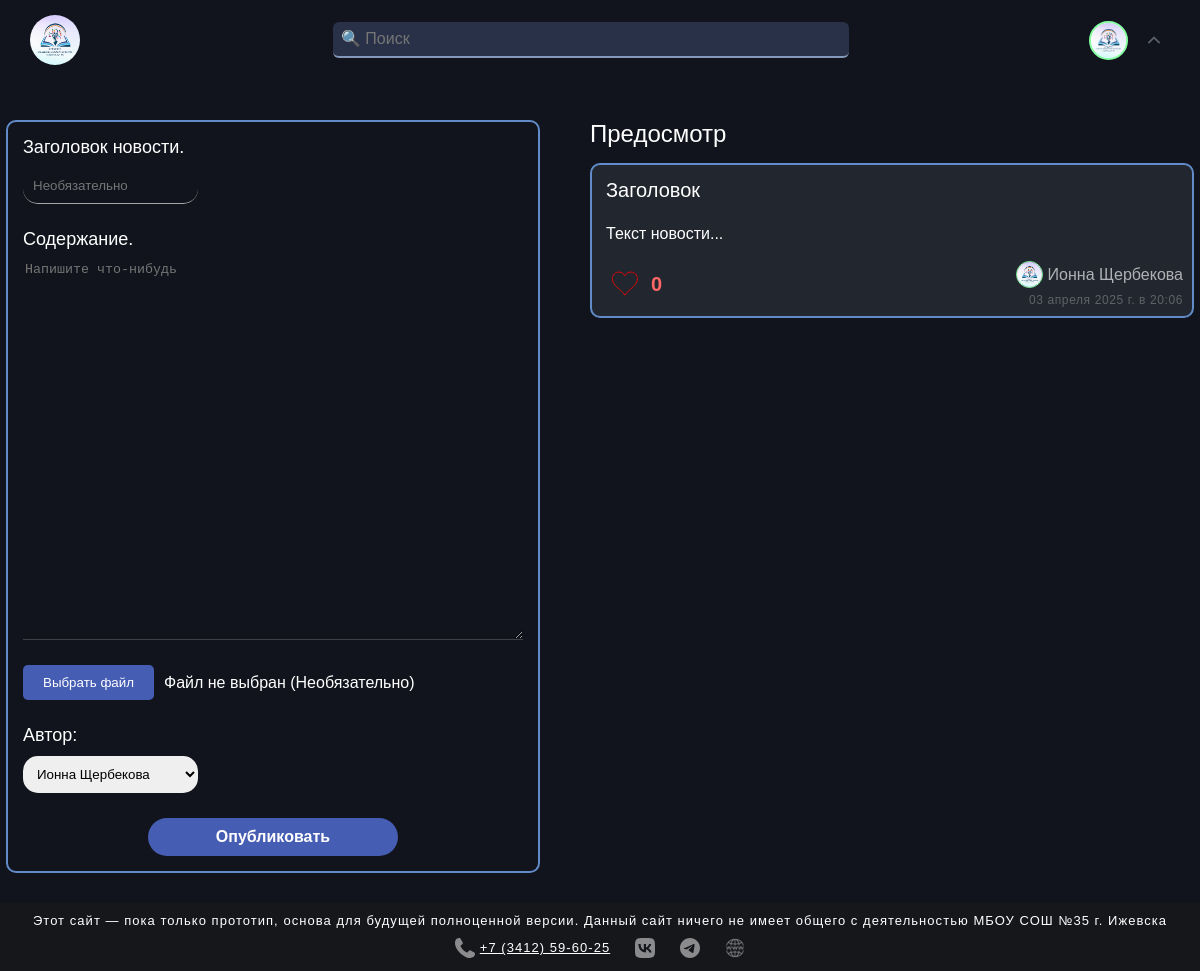
The page /add_news/ (signed in) on the database its author committed.
### accounts/models.py (models this page shows, shortened)
class User(AbstractUser):
    ROLES = (
        ('student', 'Ученик'),
        ('teacher', 'Учитель'),
    )
    role = models.CharField(max_length=10, choices=ROLES, default='student')
    classroom = models.CharField(max_length=10, blank=True, null=True, verbose_name="Класс")
    username = models.CharField(max_length=20, unique=True, blank=False)
    email = models.EmailField(max_length=20, unique=True, blank=False)
    birth_date = models.DateField(null=True, blank=True)
    phone = models.CharField(max_length=15, blank=True)
    cover = models.ImageField(upload_to=rename_file, default="profile_image/default.png", blank=True)
    is_teacher = models.BooleanField(default=False)
    lesson_name = models.CharField(max_length=20, blank=True, null=True, default=None)

### blog/views.py (the view)
# urls.py: path("add_news/", add_news, name="add_news"),
@login_required()
def add_news(request):
    if request.user.is_teacher:
        if request.method == 'POST':
            form = AddPost(request.POST, request.FILES, user=request.user)
            try:
                if form.is_valid():
                    post = form.save(commit=False)
                    author_choice = form.cleaned_data['author']
                    if author_choice == 'anonymous':
                        post.author = None
                    else:
                        post.author = User.objects.get(id=int(author_choice))
                    post.save()
                    return HttpResponseRedirect('/')
                else:
                    print(form.errors)
            except Exception as ex:
                print(ex)
        else:
            form = AddPost(user=request.user)
        return render(request, 'add_news.html', {"cover": request.user.cover, "form": form})
    else:
        return HttpResponseRedirect('/')

### blog/forms.py
class AddPost(forms.ModelForm):
    title = forms.CharField(widget=forms.TextInput(attrs={'class': 'news-add-title', 'placeholder': "Необязательно"}), label='', max_length=24, required=False)
    content = forms.CharField(widget=forms.Textarea(attrs={'rows': 25, 'cols': 80, 'class': 'news-add-text', 'placeholder': "Напишите что-нибудь"}), label="", required=True)
    cover = forms.ImageField(widget=forms.FileInput(attrs={'class': 'news-add-file-cover'}), label="", required=False)
    author = forms.ChoiceField(
        choices=[],
        widget=forms.Select(attrs={'class': 'news-add-author'})  # Для стилизации
    )
    class Meta:
        model = Post
        fields = (
            'title',
            'content',
            'cover',
        )
    def __init__(self, *args, **kwargs):
        user = kwargs.pop('user', None)  # Получаем пользователя из views
        super().__init__(*args, **kwargs)
        if user:
            self.fields['author'].choices = [
                (str(user.id), f"От {user.first_name} {user.last_name}"),
                ('anonymous', 'От лица школы')
            ]

### blog/templates/add_news.html (shortened to what this page needs)
{% load static %}
<!DOCTYPE html>
<html>
    <head>
        <link rel="stylesheet" href="{% static 'css/styles.css' %}">
        <link rel="stylesheet" href="{% static 'css/profile.css' %}">
        <link rel="stylesheet" href="{% static 'css/add_news.css' %}">
        <link rel="stylesheet" href="{% static 'css/footer.css' %}">
    </head>
    <body>
        <header>
            <div class="logo">
                <a href="{% url 'blog_news' %}"><img src="{% static 'media/logo.png' %}" class="logo-image"></a>
            </div>
            <div style="width: 50%;">
                <form method="GET" action="{% url 'search_users' %}" class="search-form"  autocomplete="off">
                    <input type="text" name="q" placeholder="🔍 Поиск" required >
                </form>
            </div>
            <div class="account">
                <nav id="profile">
                        <div class="header__block_profile">
                            {% if request.user.is_authenticated %}
                            <div class="header__profile">
                                <div class="header__sphere">
                                    <img src="{{ cover.url }}" loading="lazy" id="{% if request.user.is_superuser %}header__superuser_user{% elif user.is_teacher %}header__teacher_user{% endif %}">
                                </div>
                                    <img src="{% static 'media/arrow.svg' %}" loading="lazy" class="header__arrow">
                            </div>
                            {% else %}
                            <a href="{% url 'login' %}">Войти</a>
                            {% endif %}
                        </div>
                </nav>
            </div>
        </header>
        <section style="position: relative; top: 120px;">
            <div style="display: flex; flex-direction: row; gap: 50px; justify-content: center;">
                <form method="post" action="{% url 'add_news' %}" class="add-news-forms" enctype="multipart/form-data">
                    <div style="display: flex; flex-direction: column; width: 35%; gap: 10px;">
                        <span style="font-size: 18px;">Заголовок новости.</span>
                        {{ form.title }}
                    </div>
                    <div style="display: flex; flex-direction: column; gap: 10px; border-bottom: 0.2px solid rgba(167, 167, 167, 0.3);">
                        <span style="font-size: 18px;">Содержание.</span>
                        {{ form.content }}
                    </div>
                    <div>
                        <div class="file-upload-wrapper">
                            <button type="button" id="custom-button">Выбрать файл</button>
                            <span id="custom-text">Файл не выбран (Необязательно)</span>
                        </div>
                    </div>
                    <div style="display: flex; flex-direction: column; gap: 10px;">
                        <label for="news-add-author" style="font-size: 18px;">Автор:</label>
                        <select id="news-add-author" name="author" class="news-add-author">
                            <option value="{{ user.id }}" selected>
                                {{ request.user.first_name }} {{ request.user.last_name }}
                            </option>
                        </select>
                    </div>
                    <div style="display: flex; justify-content: center;">
                        <button type="submit" style="padding: 10px; width: 50%; outline: none; border: none; border-radius: 25px;" class="submit-button">Опубликовать</button>
                    </div>
                </form>
                <div class="preview-news" style="display: flex; flex-direction: column; gap: 15px;">
                    <span style="font-size: 24px;">Предосмотр</span>
                    <div class="preview-main">
                        <span id="preview-title" class="preview-title">Заголовок</span>
                        <span id="preview-content" class="preview-content">Текст новости...</span>
                        <div class="preview-post-footer">
                            <div class="likes-post">
                                <button id="like-button" class="like-button">
                                    <div id="likes">
                                    <svg width="640" height="480" viewbox="0 0 640 480" xmlns="http://www.w3.org/2000/svg">
                                        <g>
                                         <g id="layer1">
                                          <path id="svg-2-{{ post.id }}" d="m219.28949,21.827393c-66.240005,0 -119.999954,53.76001 -119.999954,120c0,134.755524 135.933151,170.08728 228.562454,303.308044c87.574219,-132.403381 228.5625,-172.854584 228.5625,-303.308044c0,-66.23999 -53.759888,-120 -120,-120c-48.047913,0 -89.401611,28.370422 -108.5625,69.1875c-19.160797,-40.817078 -60.514496,-69.1875 -108.5625,-69.1875z"/>
                                         </g>
                                        </g>
                                       </svg>
                                </div></button>
                                <span id="like-count">0</span>
                            </div>
                            <div class="pifl">
                                <div id="time"></div>
                                <div style="display: flex; align-items: center; gap: 5px; color: #ffffffa4;">
                                    <img src="{{ request.user.cover.url }}" width="25px" height="25px" style="border-radius: 50px; border: 1px solid #85ff9f;" id="preview-cover-image">
                                    <span id="preview-names">{{ request.user.first_name }} {{ request.user.last_name }}</span>
                                </div>
                            </div>
                        </div>
                    </div>
                </div>
            </div>
        </section>
        <footer style="bottom: -150px;">
            <div class="footer-elements">
                <div class="footer-info-text">Этот сайт — пока только прототип, основа для будущей полноценной версии. Данный сайт ничего не имеет общего с деятельностью МБОУ СОШ №35 г. Ижевска</div>
                <div class="footer-logos">
                    <div class="footer-logo-phone"><a href="tel:73412596025"><img src="{% static 'media/phone.svg' %}">+7 (3412) 59-60-25</a></div>
                    <div class="footer-logo-vk"><a href="https://vk.com/izhevskschool35"><img src="{% static 'media/vk.svg' %}"></a></div>
                    <div class="footer-logo-telegram"><a href="https://t.me/izhevskschool35"><img src="{% static 'media/telegram.svg' %}"></a></div>
                    <div class="footer-logo-web"><a href="https://shkola35izhevsk-r18.gosweb.gosuslugi.ru"><img src="{% static 'media/web.png' %}"></a></div>
                </div>
            </div>
        </footer>
    </body>
</html>

### blog/static/css/styles.css (style rules this page uses)
body { background-color: #11141c; color: white; font-family: Arial, Helvetica, sans-serif; }
header { background-color: #11141c; position: fixed; display: flex; justify-content: space-between; top: 0; right: 0; left: 0; height: 50px; transition: all 0.2s ease; z-index: 10; padding: 15px 30px; align-items: center; }
a { color: #FFF; }
svg { display: block; width: 35px; height: auto; }
[id^="like-count"] { display: flex; align-self: center; letter-spacing: 0.05em; font-weight: 700; font-size: 20px; color: rgb(255, 102, 102); }
[class^="likes-post"] { display: flex; }
[class^="like-button"] { background-color: rgba(201, 201, 201, 0); border: 0px solid; }
[id^="likes"] { display: flex; height: 38px; width: 38px; }

### static/css/profile.css (style rules this page uses)
#header__teacher_user { border: 2px #85ff9f solid; }
.header__profile { display: flex; align-items: center; cursor: pointer; }
.header__sphere img { align-items: center; background: #fff; border-radius: 50%; display: flex; justify-content: center; height: 35px; width: 35px; overflow: hidden; border: 1px #fff solid; margin: 10px; }
.header__arrow { color: white; padding: 10px; cursor: pointer; font-size: 16px; text-align: center; transition: transform 0.3s ease; transform: rotate(0deg); }
#profile { display: flex; align-items: center; }
.account { display: flex; position: relative; margin: 0; gap: 10px; }
.search-form { display: flex; justify-content: center; width: 100%; margin-left: 2%; }
.search-form input { padding: 8px; font-size: 16px; border: none; border-bottom: 2px solid #8499b9; border-radius: 6px; width: 500px; background: #283147; color: #FFF; transition: border-bottom .4s ease; }

### blog/static/css/add_news.css (style rules this page uses)
.add-news-forms { display: flex; flex-direction: column; justify-self: center; justify-content: center; gap: 25px; width: 500px; height: fit-content; border: 2px solid rgba(97, 139, 201, 1); border-radius: 10px; padding: 15px; }
.file-upload-wrapper { display: flex; align-items: center; }
.news-add-text { resize: vertical; border-radius: 12px; outline: none; border: none; background-color: #11141c; color: #fff; }
.preview-main { width: 600px; min-height: fit-content; border: 2px solid rgba(97, 139, 201, 1); border-radius: 10px; background-color: rgb(34, 38, 46); }
.preview-title { display: block; font-size: 20px; font-weight: 500; padding: 14px; }
.preview-content { display: block; word-wrap: break-word; padding: 9px 14px; }
.preview-post-footer { display: flex; justify-content: space-between; margin: 9px; vertical-align: middle; }
.pifl { display: flex; flex-direction: column-reverse; gap: 5px; }
.submit-button { color: #fff; font-weight: 700; font-size: 16px; cursor: pointer; background-color: #6080ffab; transition: all .4s ease; }
.news-add-title { padding: 10px; border: none; border-radius: 15px; background-color: #11141c; outline: none; color: #fff; border-bottom: 1px solid rgba(167, 167, 167, 1); transition: .5s ease; }
.news-add-author { width: 35%; padding: 10px; border: none; border-radius: 15px; }
#time { display: flex; align-self: flex-end; letter-spacing: 0.05em; color: #fafafa48; font-size: 12px; }
#custom-button { padding: 10px 20px; background-color: #6080ffab; color: white; border: none; border-radius: 5px; cursor: pointer; transition: all .4s ease; }
#custom-text { margin-left: 10px; }

### static/css/footer.css (style rules this page uses)
body { margin: 0; min-height: 100vh; }
footer { display: flex; position: relative; width: 100%; bottom: 0px; font-size: 13px; letter-spacing: 0.08em; background-color: rgba(26, 26, 26, 0.692); justify-content: center; z-index: 5; }
.footer-elements { display: flex; flex-direction: column; justify-content: space-between; align-items: center; padding: 10px 10px; }
.footer-logos { display: flex; flex-direction: row; gap: 25px; margin-top: 10px ; }
.footer-logos>div>a>img { width: 20px; opacity: 0.5; transition: .6s ease; }
.footer-logos>div>a { text-decoration: underline; }
.footer-logo-phone a { display: flex; gap: 5px; align-items: center; }
.logo { border-radius: 50%; height: 50px; display: flex; overflow: hidden; transition: all .2s ease; }
.logo-image { width: 50px; height: 50px; }

### rows shown on the page
User: author "Ионна Щербекова", user.cover (picture), user.first_name "Ионна", user.last_name "Щербекова"
